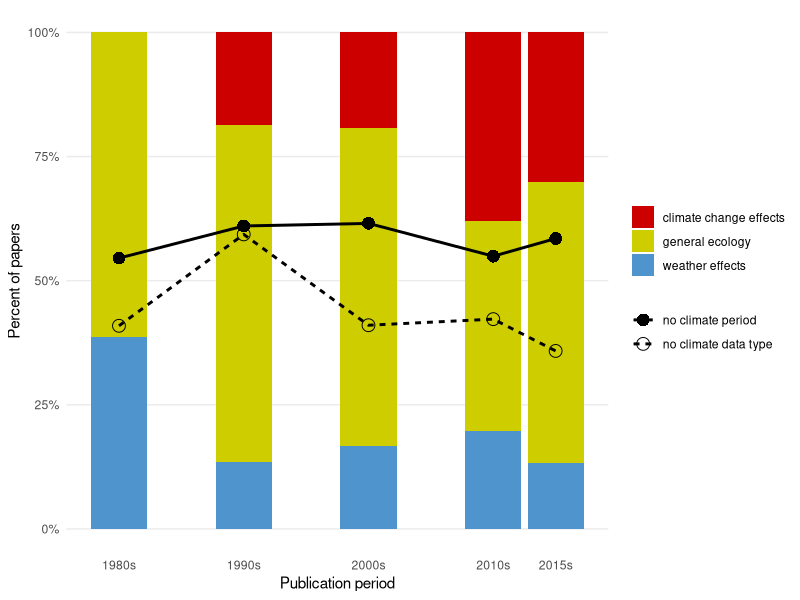

Write the R code that produced this figure.
## ---- chunk 1
knitr::opts_chunk$set(comment = "#>")
## ---- chunk 2
#rm(list=ls())
require(ggplot2)
require(dplyr)
require(gmodels)
require(tidyr)
## ---- chunk 3
rawData1 = read.csv('Climate_reporting_dataset1.csv', as.is=T) 
rawData2 = read.csv('Climate_reporting_dataset2.csv', as.is=T)

# Select papers that are OK for analysis, and the relevant columns
df1 = rawData1[,c('ID','publication_year','journal','study_focus','geographic_extent_of_study','tense_description','climate_date_range','climate_data_source','citation_type','description_access_to_source','source_sufficient')]

df2 = rawData2[,c('ID','publication_year','journal','study_focus','geographic_extent_of_study','tense_description','climate_date_range','climate_data_source','citation_type','description_access_to_source','source_sufficient')]
                    
#merge the two tables
df = rbind(df1,df2)
rm(rawData1,rawData2,df1,df2)

#lump continental and global categories
df$geographic_extent_of_study[which(df$geographic_extent_of_study=='continental' | df$geographic_extent_of_study=='global')] = 'continental/global'


#Rename date range to 'yes/no'
df$climate_date_range[which(df$climate_date_range==TRUE)] = 'yes'
df$climate_date_range[which(df$climate_date_range==FALSE)] = 'no'


## ---- chunk 4
ExtentSum <-
  df %>%
  group_by(geographic_extent_of_study) %>%
  summarise(n=n()) %>%
  mutate(rel.freq = round(100*n/sum(n), 0))
ExtentSum
## ---- chunk 5
FocusSum <-
  df %>%
  group_by(study_focus) %>%
  summarise(n=n()) %>%
  mutate(rel.freq = round(100*n/sum(n), 0))
FocusSum
## ---- chunk 6
DateRangeSum <-
  df %>%
  group_by(climate_date_range) %>%
  summarise(n=n()) %>%
  mutate(rel.freq = round(100*n/sum(n), 0))
DateRangeSum
## ---- chunk 7
DataSource <-
  df %>%
  group_by(climate_data_source) %>%
  summarise(n=n()) %>%
  mutate(rel.freq = round(100*n/sum(n), 0))

DataSource
## ---- chunk 8

df_sub <- df[df$citation_type!='',]
## ---- chunk 9
CitationSum <-
  df_sub %>%
  group_by(citation_type) %>%
  summarise(n=n()) %>%
  mutate(rel.freq = round(100*n/sum(n), 0))

CitationSum
## ---- chunk 10
AccessSum <-
  df_sub %>%
  group_by(description_access_to_source) %>%
  summarise(n=n()) %>%
  mutate(rel.freq = round(100*n/sum(n), 0))

AccessSum
## ---- chunk 11
CitationSuffSum <-
  df_sub %>%
  group_by(source_sufficient) %>%
  summarise(n=n()) %>%
  mutate(rel.freq = round(100*n/sum(n), 0))

CitationSuffSum
## ---- chunk 12
df_sub$some_citation <- 'no'
df_sub$some_citation[which(df_sub$citation_type!='incomplete'&df_sub$citation_type!='none')] <- 'yes'

t1 <- CrossTable(df_sub$some_citation, df_sub$description_access_to_source)

SourceAccess <- apply(t1$prop.row,2,function(x) {round(x*100,1)})
## ---- chunk 13
SourceAccess

## ---- chunk 14
t1 <- CrossTable(df$study_focus, df$climate_data_source)
ResFocus1 <-apply(t1$prop.row,2,function(x) {round(x*100,1)})
## ---- chunk 15
ResFocus1
## ---- chunk 16
t1 <- CrossTable(df$study_focus, df$climate_date_range)
ResFocus2 <-apply(t1$prop.row,2,function(x) {round(x*100,1)})
## ---- chunk 17
ResFocus2
## ---- chunk 18
t1 <- CrossTable(df$geographic_extent_of_study, df$climate_data_source)
ResExtent1 <-apply(t1$prop.row,2,function(x) {round(x*100,1)})

t1 <- CrossTable(df$geographic_extent_of_study, df$climate_date_range)
ResExtent2 <-apply(t1$prop.row,2,function(x) {round(x*100,1)})

t1 <- CrossTable(df$geographic_extent_of_study, df$study_focus)
ResExtent3 <- apply(t1$prop.row,2,function(x) {round(x*100,1)})
## ---- chunk 19
ResExtent1
## ---- chunk 20
ResExtent2
## ---- chunk 21
ResExtent3
## ---- chunk 22
# Lump years into decadal time periods except for 2015 papers
df$decade <- plyr::round_any(df$publication_year, 10, floor)
df$decade[df$publication_year>=2015] <- 2015

t1 <- CrossTable(df$decade, df$climate_data_source)
SourcePeriod <- apply(t1$prop.row,2,function(x) {round(x*100,1)})

t1 <- CrossTable(df$decade, df$climate_date_range)
RangePeriod <- apply(t1$prop.row,2,function(x) {round(x*100,1)})

t1 <- CrossTable(df$decade, df$study_focus)
FocusPeriod <- apply(t1$prop.row,2,function(x) {round(x*100,1)})
## ---- chunk 23
SourcePeriod
## ---- chunk 24
RangePeriod
## ---- chunk 25
FocusPeriod
## ---- chunk 26
# define time periods

#df$paper_focus <- factor(df$paper_focus, levels=sort(unique(df$paper_focus)))

# reporting per time period
dfs <- group_by(df, decade) %>%
      summarize(source=mean(climate_data_source=="not_specified"),
                dates=mean(climate_date_range=="no")) %>%
      gather(stat, rate, source, dates) %>%
      mutate(stat=factor(stat, levels=c("dates", "source"),
                         labels=c("no climate period", "no climate data type")))


p <- ggplot() +
      geom_bar(data=df,  aes(decade, fill=study_focus), position="fill") +
      geom_line(data=dfs, aes(decade, rate, linetype=stat), size=1) + 
      geom_point(data=dfs, aes(decade, rate, shape=stat), size=4) +
      scale_fill_manual(values=c("red3", "yellow3", "steelblue3")) +
      scale_shape_manual(values=c(16, 1)) +
      scale_y_continuous(labels=function(x) paste0(round(x*100,1), "%")) +
      scale_x_continuous(labels=function(x) paste0(x, "s"),
                         breaks=unique(dfs$decade)) +
      theme_minimal() +
      theme(legend.title=element_blank(), legend.position="right",
            legend.direction="vertical",
            panel.grid.minor=element_blank(), panel.grid.major.x=element_blank()) +
      labs(y="Percent of papers",
           x="Publication period")
p
#ggsave("trends.pdf", p, width=7, height=5, units="in")


## ---- chunk 27
table(df$tense)
t1 <- CrossTable(df$climate_date_range, df$tense)
DateTense <- apply(t1$prop.row,2,function(x) {round(x*100,1)})
## ---- chunk 28
DateTense
